Frame 1 (no input): blank canvas, image omitted
Frame 60 (the mouse pressed at the canvas centre just before this capture): blank canvas, image omitted
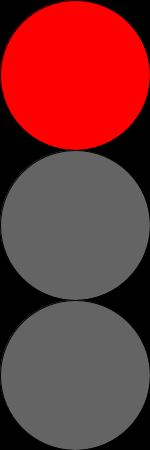
Frame 120 (the mouse held since frame 60 and released just before this capture)

The Processing sketch whose frames 1 and 60 were blank and that drew this single picture after the mouse press (run headless with seeded random() and noise(); from frame 60 on, the mouse is pressed at the canvas centre):

// Processing sketch: Task_3
// ── Task_3.pde
//Task 3 Mads
//init global variable

int state = 0;

//3.a
color backGround = color(0);
color red = color(255, 0, 0);
color amber = color(255, 165, 0);
color green = color(0, 255, 0);

//3.b
color turnOff = color(100);


void setup()
{
  size(150, 450);
  background(backGround);
  ellipseMode(CENTER);
}

void draw()
{
  //Dont use framrate to control animation
  //-Use frameCounter%100 ie. to time states
  //state 0 red; state 1; red+amber; state 2 green; state 3 amber
  if (state == 100)
  {
    //top
    fill(red);
    ellipse(width/2, height/2 - 150, 150, 150);
    //middle
    fill(turnOff);
    ellipse(width/2, height/2, 150, 150);
    //bottom
    fill(turnOff);
    ellipse(width/2, height/2 + 150, 150, 150);
  } else if (state == 200)
  {

    fill(red);
    ellipse(width/2, height/2 - 150, 150, 150);
    //middle
    fill(amber);
    ellipse(width/2, height/2, 150, 150);
    //bottom
    fill(turnOff);
    ellipse(width/2, height/2 + 150, 150, 150);
  } else if (state == 300)
  {

    fill(turnOff);
    ellipse(width/2, height/2 - 150, 150, 150);
    //middle
    fill(turnOff);
    ellipse(width/2, height/2, 150, 150);
    //bottom
    fill(green);
    ellipse(width/2, height/2 + 150, 150, 150);
  } else if (state == 400)
  {

    fill(turnOff);
    ellipse(width/2, height/2 - 150, 150, 150);
    //middle
    fill(amber);
    ellipse(width/2, height/2, 150, 150);
    //bottom
    fill(green);
    ellipse(width/2, height/2 + 150, 150, 150);
  }
  state++;
  
  //reset state
  if (state > 400)
  {
    state = 0;
  }
}
